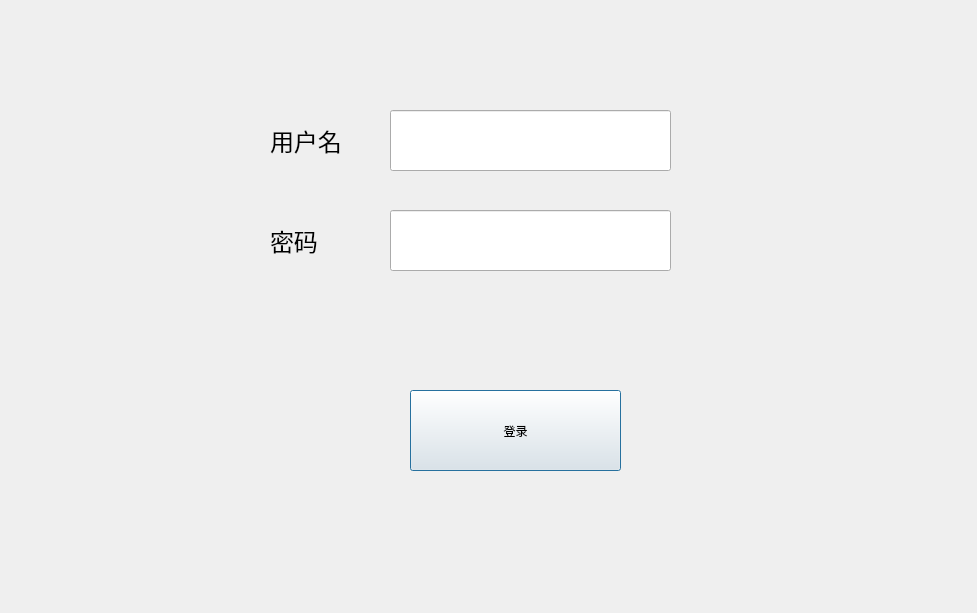
<?xml version="1.0" encoding="UTF-8"?>
<ui version="4.0">
 <class>Dialog</class>
 <widget class="QDialog" name="Dialog">
  <property name="geometry">
   <rect>
    <x>0</x>
    <y>0</y>
    <width>977</width>
    <height>613</height>
   </rect>
  </property>
  <property name="windowTitle">
   <string>Dialog</string>
  </property>
  <widget class="QLineEdit" name="username_edit">
   <property name="geometry">
    <rect>
     <x>390</x>
     <y>110</y>
     <width>281</width>
     <height>61</height>
    </rect>
   </property>
   <property name="styleSheet">
    <string notr="true">font: 18pt &quot;MS Shell Dlg 2&quot;;</string>
   </property>
   <property name="text">
    <string/>
   </property>
  </widget>
  <widget class="QLabel" name="label">
   <property name="geometry">
    <rect>
     <x>270</x>
     <y>110</y>
     <width>101</width>
     <height>61</height>
    </rect>
   </property>
   <property name="text">
    <string>&lt;html&gt;&lt;head/&gt;&lt;body&gt;&lt;p&gt;&lt;span style=&quot; font-size:18pt;&quot;&gt;用户名&lt;/span&gt;&lt;/p&gt;&lt;/body&gt;&lt;/html&gt;</string>
   </property>
  </widget>
  <widget class="QLabel" name="label_2">
   <property name="geometry">
    <rect>
     <x>270</x>
     <y>210</y>
     <width>101</width>
     <height>61</height>
    </rect>
   </property>
   <property name="text">
    <string>&lt;html&gt;&lt;head/&gt;&lt;body&gt;&lt;p&gt;&lt;span style=&quot; font-size:18pt;&quot;&gt;密码&lt;/span&gt;&lt;/p&gt;&lt;/body&gt;&lt;/html&gt;</string>
   </property>
  </widget>
  <widget class="QLineEdit" name="password_edit">
   <property name="geometry">
    <rect>
     <x>390</x>
     <y>210</y>
     <width>281</width>
     <height>61</height>
    </rect>
   </property>
   <property name="styleSheet">
    <string notr="true">font: 18pt &quot;MS Shell Dlg 2&quot;;</string>
   </property>
   <property name="text">
    <string/>
   </property>
   <property name="echoMode">
    <enum>QLineEdit::Password</enum>
   </property>
  </widget>
  <widget class="QPushButton" name="login_button">
   <property name="geometry">
    <rect>
     <x>410</x>
     <y>390</y>
     <width>211</width>
     <height>81</height>
    </rect>
   </property>
   <property name="styleSheet">
    <string notr="true">font: 18pt &quot;MS Shell Dlg 2&quot;;</string>
   </property>
   <property name="text">
    <string>登录</string>
   </property>
  </widget>
 </widget>
 <resources/>
 <connections/>
</ui>
